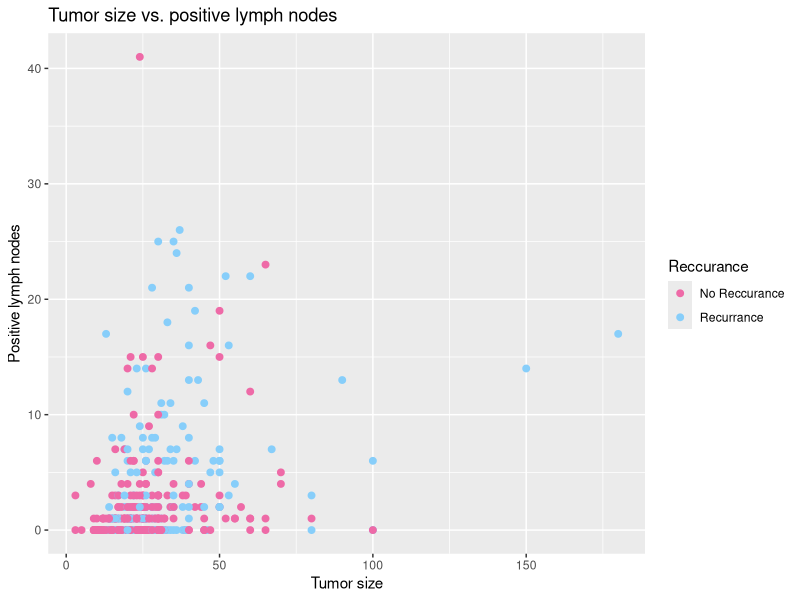

Write R code to recreate this figure.
## ---- chunk 1

library(tidyverse)
cleaned_df <- read_csv("cleaned_clinical_data.csv") %>%
  mutate(Reccurance = factor(RFS_BOOL, levels = c(0,1),
                             labels = c("No Reccurance", "Recurrance")))

ggplot(cleaned_df, aes(TUMOR_SIZE, LYMPH_NODES_EXAMINED_POSITIVE, color = Reccurance)) +
  geom_point(size = 2, alpha = 2) + scale_color_manual(values = c("hotpink2", "lightskyblue")) +
  labs(title = "Tumor size vs. positive lymph nodes",
       x = "Tumor size",
       y = "Positive lymph nodes")
